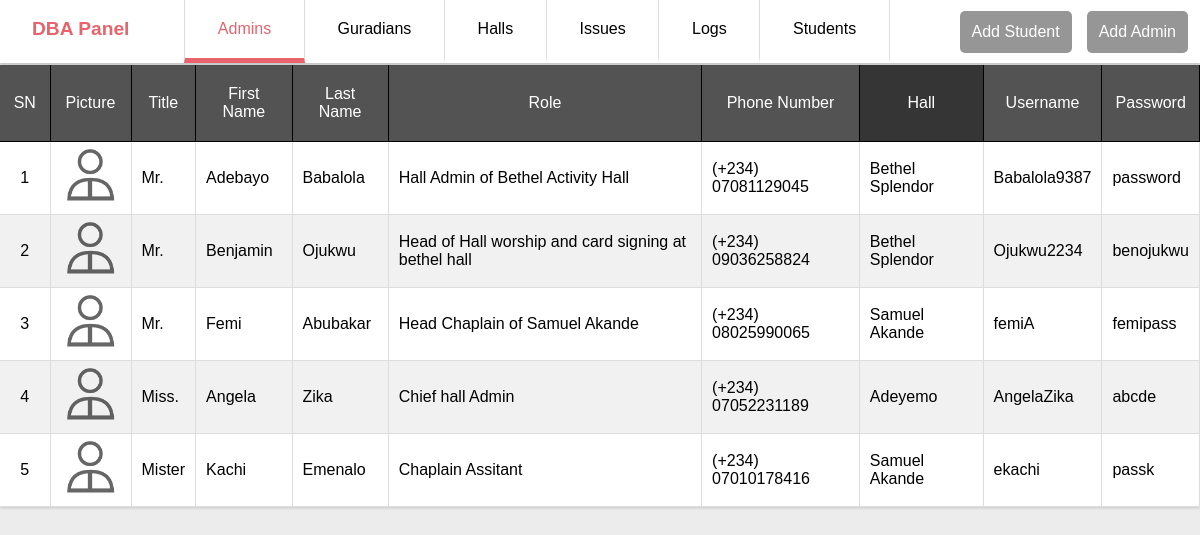
The page /projectadmin/admins.php on the database its author committed.
### tables this page shows
CREATE TABLE IF NOT EXISTS `t_halls` (
  `h_ID` int(2) unsigned NOT NULL AUTO_INCREMENT,
  `h_Name` varchar(30) NOT NULL,
  `h_Type` enum('M','F') NOT NULL,
  `h_Rooms` int(5) NOT NULL,
  PRIMARY KEY (`h_ID`)
);

### projectadmin/admins.php (the view, shortened to what this page needs)
<!DOCTYPE html>
<html lang="en">
<head>
    <link rel="stylesheet" href="_css/add.css">
</head>
<body>
    <nav>
       <div>
           DBA Panel
       </div>
       <div>
            <a class="on" href="admins.php">Admins</a>
            <a href="guardians.php">Guradians</a>
            <a href="halls.php">Halls</a>
            <a href="issues.php">Issues</a>
            <a href="logs.php">Logs</a>
            <a href="students.php">Students</a>
       </div>
       <div class="add">
            <a href="addStudent.php">Add Student </a>
            <a href="addAdmin.php">Add Admin </a>
    </nav>
    <div class="table">
    <?php
        require_once('connect.php');
        $counter = 1;
        $query = "SELECT * FROM t_admins";
        $response = @mysqli_query($dbc,$query);
        if($response){
            echo '
                <table class="admins">
                    <thead>
                        <td>SN</td>
                        <td>Picture</td>
                        <td>Title</td>
                        <td>First Name </td>
                        <td>Last Name </td>
                        <td>Role</td>
                        <td>Phone Number</td>
                        <td>Hall</td>
                        <td>Username</td>
                        <td>Password</td>
                    </thead>';
            while($row = mysqli_fetch_array($response)){
                echo '<tr>';
                echo '<td>'.$counter.'</td>';
                if ($row['a_Picture'] == NULL){
                     echo '<td> <img src="_images/icon_edit.png"></td>';
                }else{
                     echo '<td>'.$row['a_Picture'].'</td>';
                }
                echo '<td>'.$row['a_Title'].'</td>'.
                     '<td>'.$row['a_Firstname'].'</td>'.
                     '<td>'.$row['a_Lastname'].'</td>'.
                     '<td>'.$row['a_Role'].'</td>'.
                     '<td> (+234) '.$row['a_PhoneNumber'].'</td>';
                $hall = @mysqli_query($dbc,"SELECT h_Name FROM t_halls WHERE h_ID =".$row['h_ID']);
                if($hall){
                    while($row2 =  mysqli_fetch_array($hall)){
                        echo '<td>'.$row2['h_Name'].'</td>';
                    }
                }
                echo '<td>'.$row['a_username'].'</td>'.
                     '<td>'.$row['a_password'].'</td>';
                echo '</tr>';
                $counter++;
            }
            echo "</table>";
        }else{
            echo "Error retrieving data";
            echo mysqli_error($dbc);
        }
    ?>
    </div>
</body>
</html>

### projectadmin/_css/add.css (style rules this page uses)
* { margin:0; padding:0; box-sizing: border-box; font-size:100%; font-family: Arial, Helvetica, sans-serif; text-decoration: none; }
body { margin-top:65px; background: #ececec; }
nav a { color:#000; }
nav { background: #fff; display: flex; position: fixed; align-items: center; width:100%; top:0; left: 0; padding:0 12px; color:#000; z-index: 5; box-shadow: 0 2px 2px rgba(0, 0, 0, 0.158); }
nav div:first-child { flex-grow: 1; color:#E8636C; padding-left: 20px; font-size: 1.2em; font-weight: bold; border-bottom: 5px solid transparent; }
nav div:nth-child(2) { width:60%; display: flex; }
nav div:nth-child(2) a { display: block; flex-grow: 1; text-align: center; border-bottom:5px solid #fff; border-right: 1px solid #dddddd; padding:20px; }
nav div:nth-child(2) a:first-child { border-left:1px solid #dddddd; }
.on { border-bottom:5px solid #E8636C !important; color:#E8636C; }
.add { display: flex; align-items: center; flex-grow: 1; justify-content: right; }
.add a { display: inline-block; color:#fff; background: rgba(0, 0, 0, 0.411); padding:12px; border-radius: 5px; margin-left:15px; }
table { width:calc(100%); border-collapse: collapse; background: #fff; box-shadow:0 1px 3px rgba(0, 0, 0, 0.158); }
thead { background: #535353; color:#fff; }
thead td { padding:20px 10px !important; border-color:black; text-align: center; }
.admins thead td:nth-child(8) { background: #353535; }
td { padding:20px 15px; border-right:1px solid #dddddd; border-bottom:1px solid #dddddd; }
.admins td,.students td { padding:4px 10px; }
td:first-child { width:50px; text-align: center; }
td img { width:60px; height:60px; border-radius: 5px; }
tr:nth-child(even) { background: rgb(241, 241, 241); }
.admins td:nth-child(2), .students td:nth-child(2) { width:70px; text-align: center; }

### rows shown on the page
t_halls: h_Name "Bethel Splendor"
t_halls: h_Name "Samuel Akande"
t_halls: h_Name "Adeyemo"

### other values the page prints
$row['a_Title'] "Mr."
$row['a_Firstname'] "Adebayo"
$row['a_Lastname'] "Babalola"
$row['a_Role'] "Hall Admin of Bethel Activity Hall"
$row['a_PhoneNumber'] "07081129045"
$row['a_username'] "Babalola9387"
$row['a_password'] "password"
$row['a_Firstname'] "Benjamin"
$row['a_Lastname'] "Ojukwu"
$row['a_Role'] "Head of Hall worship and card signing at bethel hall"
$row['a_PhoneNumber'] "09036258824"
$row['a_username'] "Ojukwu2234"
$row['a_password'] "benojukwu"
$row['a_Firstname'] "Femi"
$row['a_Lastname'] "Abubakar"
